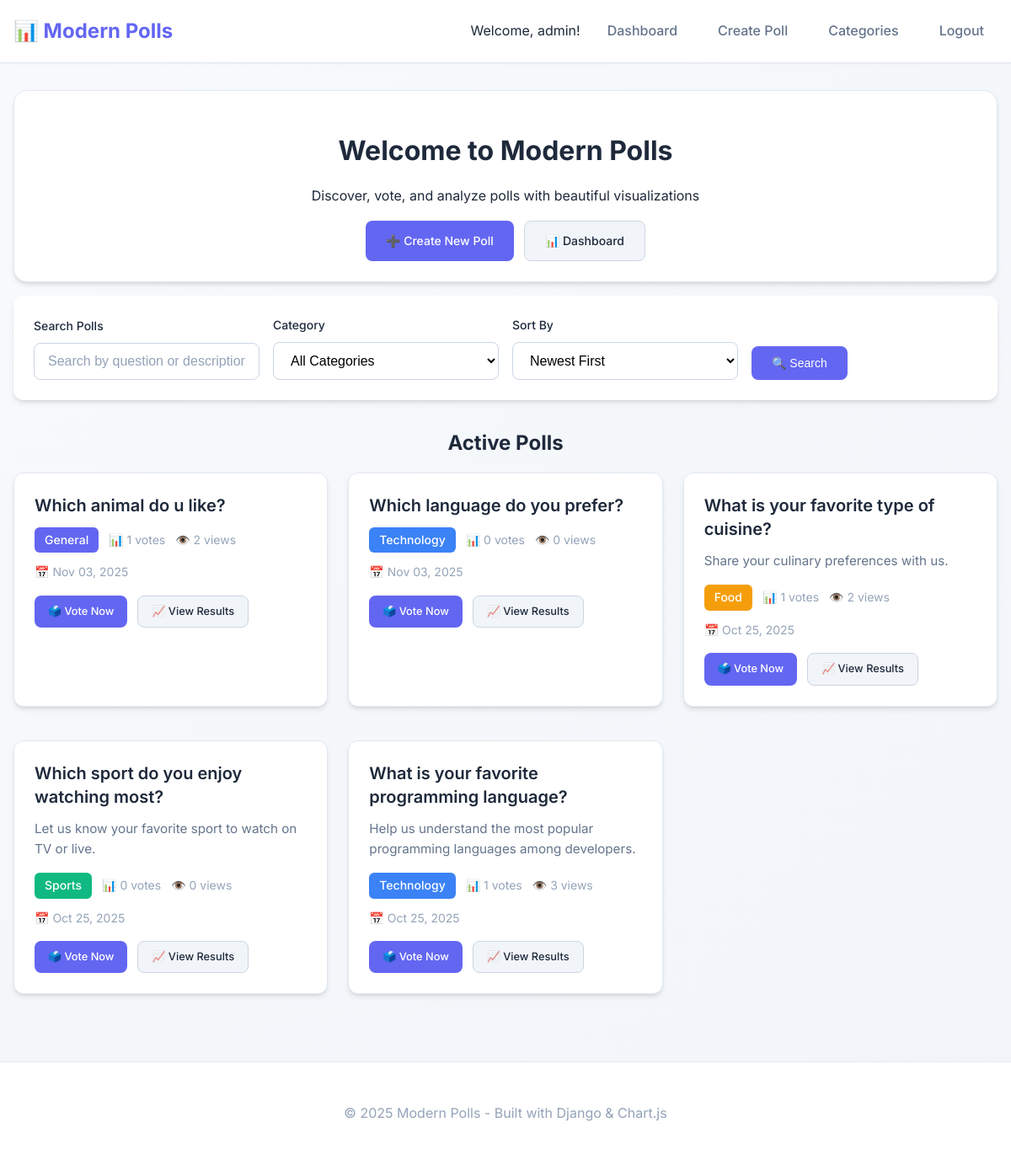
The app's page / (signed in) with its own data.
### pollapp/models.py (models this page shows, shortened)
class PollModel(models.Model):
    STATUS_CHOICES = [
        ('active', 'Active'),
        ('closed', 'Closed'),
        ('draft', 'Draft'),
    ]
    question = models.TextField(validators=[MinLengthValidator(10)])
    description = models.TextField(blank=True, help_text="Optional description for the poll")
    op1 = models.CharField(max_length=100)
    op2 = models.CharField(max_length=100)
    op3 = models.CharField(max_length=100)
    op1c = models.IntegerField(default=0)
    op2c = models.IntegerField(default=0)
    op3c = models.IntegerField(default=0)
    category = models.ForeignKey(Category, on_delete=models.SET_NULL, null=True, blank=True)
    created_by = models.ForeignKey(User, on_delete=models.CASCADE, related_name='created_polls')
    created_at = models.DateTimeField(auto_now_add=True)
    updated_at = models.DateTimeField(auto_now=True)
    expires_at = models.DateTimeField(null=True, blank=True)
    status = models.CharField(max_length=10, choices=STATUS_CHOICES, default='active')
    is_anonymous = models.BooleanField(default=False)
    class Meta:
        ordering = ['-created_at']
    @property
    def total_votes(self):
        return self.op1c + self.op2c + self.op3c

class Category(models.Model):
    name = models.CharField(max_length=50, unique=True)
    description = models.TextField(blank=True)
    color = models.CharField(max_length=7, default='#6366f1')  # Hex color code

class PollAnalytics(models.Model):
    poll = models.OneToOneField(PollModel, on_delete=models.CASCADE, related_name='analytics')
    views_count = models.IntegerField(default=0)
    unique_voters = models.IntegerField(default=0)
    last_viewed = models.DateTimeField(auto_now=True)

### pollapp/views.py (the view)
# urls.py: path("", home, name="home"),
@login_required
def home(request):
    search_query = request.GET.get('search', '')
    category_filter = request.GET.get('category', '')
    sort_by = request.GET.get('sort', 'newest')
    polls = PollModel.objects.filter(status='active')
    if search_query:
        polls = polls.filter(
            Q(question__icontains=search_query) |
            Q(description__icontains=search_query)
        )
    if category_filter:
        polls = polls.filter(category_id=category_filter)
    if sort_by == 'popular':
        polls = polls.annotate(total_votes_count=Count('voterecord')).order_by('-total_votes_count')
    elif sort_by == 'oldest':
        polls = polls.order_by('created_at')
    else:  # newest
        polls = polls.order_by('-created_at')
    paginator = Paginator(polls, 6)
    page_number = request.GET.get('page')
    polls_page = paginator.get_page(page_number)
    categories = Category.objects.all()
    context = {
        'polls': polls_page,
        'categories': categories,
        'search_query': search_query,
        'category_filter': category_filter,
        'sort_by': sort_by,
    }
    return render(request, "home.html", context)

### pollapp/templates/home.html (shortened to what this page needs)
{% extends "base.html" %}
{% block content %}
<div class="fade-in">
  <div class="card mb-4">
    <div class="card-body text-center">
      <h1 class="mb-2">Welcome to Modern Polls</h1>
      <p class="text-secondary mb-4">Discover, vote, and analyze polls with beautiful visualizations</p>
      {% if user.is_superuser %}
        <div class="flex gap-3 justify-center">
          <a href="{% url 'create' %}" class="btn btn-primary">
            ➕ Create New Poll
          </a>
          <a href="{% url 'dashboard' %}" class="btn btn-secondary">
            📊 Dashboard
          </a>
        </div>
      {% endif %}
    </div>
  </div>
  <div class="search-filters">
    <form method="GET" class="filter-row">
      <div class="filter-group">
        <label class="form-label">Search Polls</label>
        <input type="text" name="search" value="{{ search_query }}"
               placeholder="Search by question or description..."
               class="form-control">
      </div>
      <div class="filter-group">
        <label class="form-label">Category</label>
        <select name="category" class="form-control">
          <option value="">All Categories</option>
        </select>
      </div>
      <div class="filter-group">
        <label class="form-label">Sort By</label>
        <select name="sort" class="form-control">
          <option value="newest" {% if sort_by == 'newest' %}selected{% endif %}>Newest First</option>
        </select>
      </div>
      <div class="filter-group">
        <button type="submit" class="btn btn-primary">🔍 Search</button>
      </div>
    </form>
  </div>
  {% if polls %}
    <div class="mb-4">
      <h2 class="text-center mb-4">
        {% if search_query or category_filter %}
          Search Results ({{ polls.paginator.count }} found)
        {% else %}
          Active Polls
        {% endif %}
      </h2>
      <div class="polls-grid">
        {% for poll in polls %}
          <div class="poll-card">
            <div class="poll-question">{{ poll.question }}</div>
            {% if poll.description %}
              <div class="poll-description">{{ poll.description }}</div>
            {% endif %}
            <div class="poll-meta">
              {% if poll.category %}
                <span class="poll-category" style="background-color: {{ poll.category.color }}">
                  {{ poll.category.name }}
                </span>
              {% endif %}
              <span class="poll-stats">
                📊 {{ poll.total_votes }} votes
              </span>
              <span class="poll-stats">
                👁️ {{ poll.analytics.views_count|default:0 }} views
              </span>
              <span class="poll-stats">
                📅 {{ poll.created_at|date:"M d, Y" }}
              </span>
            </div>
            <div class="poll-actions">
              <a href="{% url 'view' poll.id %}" class="btn btn-primary btn-sm">
                🗳️ Vote Now
              </a>
              <a href="{% url 'result' poll.id %}" class="btn btn-secondary btn-sm">
                📈 View Results
              </a>
            </div>
          </div>
        {% endfor %}
      </div>
    </div>
  {% endif %}
</div>
{% endblock %}

### templates/base.html (shortened to what this page needs)
{% load static %}
<!DOCTYPE html>
<html lang="en">
<head>
  <link rel="stylesheet" href="{% static 'css/style.css' %}">
</head>
<body>
  <div class="site">
    <header>
      <div class="container">
        <div class="header-content">
          <a class="brand" href="{% url 'home' %}">
            📊 Modern Polls
          </a>
          <nav class="nav">
            {% if user.is_authenticated %}
              <span class="text-secondary">Welcome, {{ user.username }}!</span>
              {% if user.is_superuser %}
                <a href="{% url 'dashboard' %}">Dashboard</a>
                <a href="{% url 'create' %}">Create Poll</a>
                <a href="{% url 'create_category' %}">Categories</a>
              {% endif %}
              <a href="{% url 'ulogout' %}">Logout</a>
            {% else %}
              <a href="{% url 'ulogin' %}">Login</a>
              <a href="{% url 'usignup' %}">Sign Up</a>
            {% endif %}
          </nav>
        </div>
      </div>
    </header>
    <main>
      <div class="container">
        {% block content %}{% endblock %}
      </div>
    </main>
    <footer>
      <div class="container">
        <p>&copy; {% now "Y" %} Modern Polls - Built with Django & Chart.js</p>
      </div>
    </footer>
  </div>
</body>
</html>

### pollapp/templates/home.html (style rules this page uses)
.polls-grid { display: grid; grid-template-columns: repeat(auto-fill, minmax(350px, 1fr)); gap: 1.5rem; margin-bottom: 2rem; }

### records on screen
PollModel: question "Which animal do u like?", category.name "General", total_votes "1", analytics.views_count "2", created_at "Nov 03, 2025"
PollModel: question "Which language do you prefer?", category.name "Technology", total_votes "0", analytics.views_count "0", created_at "Nov 03, 2025"
PollModel: question "What is your favorite type of cuisine?", description "Share your culinary preferences with us.", category.name "Food", total_votes "1", analytics.views_count "2", created_at "Oct 25, 2025"
PollModel: question "Which sport do you enjoy watching most?", description "Let us know your favorite sport to watch on TV or live.", category.name "Sports", total_votes "0", analytics.views_count "0", created_at "Oct 25, 2025"
PollModel: question "What is your favorite programming language?", description "Help us understand the most popular programming languages among developers.", category.name "Technology", total_votes "1", analytics.views_count "3", created_at "Oct 25, 2025"

### other values on screen
{{ user.username }} "admin"
